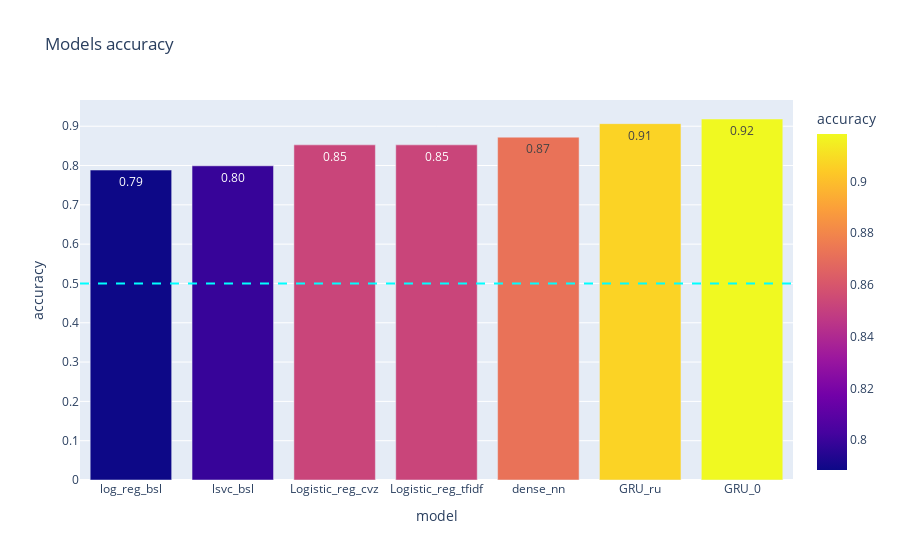
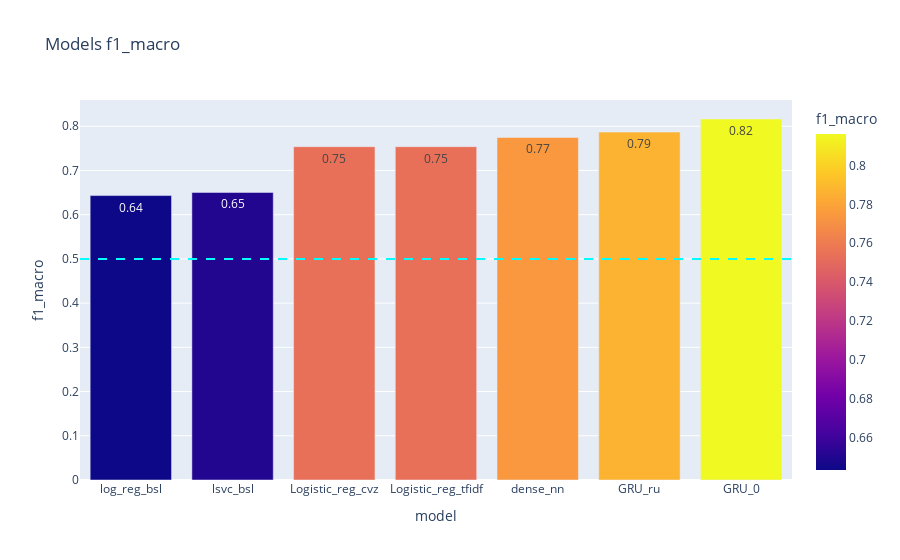
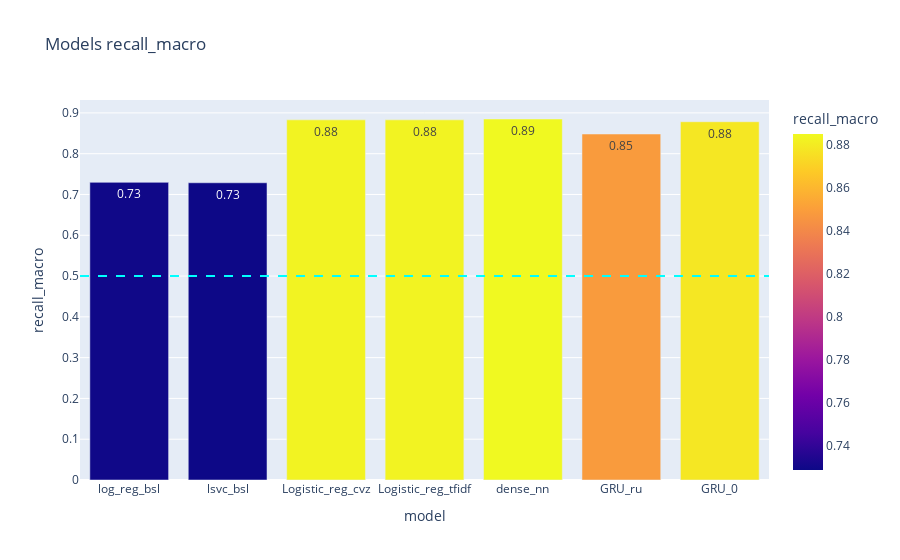
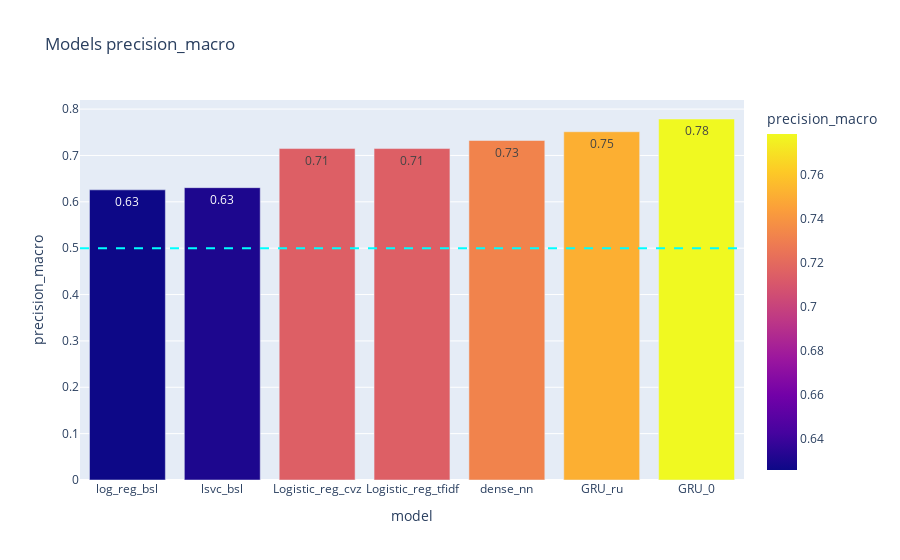

Notebook code cell kept with these figures, in order:
### Code cell
# barplot of metrics 
metric_selected = ["accuracy", 
                   "f1_macro", "recall_macro", "precision_macro", 
                   "recall_0", "precision_0"]

for met in metric_selected:
    barplot_metric_mult(df,met)

### Figure 1 — Plotly figure (JSON) as saved in the notebook; plotly's stock layout.template omitted (floating-point values rounded to 4 significant figures)
{"data": [{"alignmentgroup": "True", "hovertemplate": "model=%{x}<br>accuracy=%{marker.color}<extra></extra>", "legendgroup": "", "marker": {"color": [0.7885, 0.7993, 0.8526, 0.8526, 0.8722, 0.9066, 0.9184], "coloraxis": "coloraxis", "pattern": {"shape": ""}}, "name": "", "offsetgroup": "", "orientation": "v", "showlegend": false, "textposition": "auto", "texttemplate": "%{y:.2f}", "type": "bar", "x": ["log_reg_bsl", "lsvc_bsl", "Logistic_reg_cvz", "Logistic_reg_tfidf", "dense_nn", "GRU_ru", "GRU_0"], "xaxis": "x", "y": [0.7885, 0.7993, 0.8526, 0.8526, 0.8722, 0.9066, 0.9184], "yaxis": "y"}], "layout": {"barmode": "relative", "coloraxis": {"colorbar": {"title": {"text": "accuracy"}}, "colorscale": [[0, "#0d0887"], [0.1111, "#46039f"], [0.2222, "#7201a8"], [0.3333, "#9c179e"], [0.4444, "#bd3786"], [0.5556, "#d8576b"], [0.6667, "#ed7953"], [0.7778, "#fb9f3a"], [0.8889, "#fdca26"], [1, "#f0f921"]]}, "legend": {"tracegroupgap": 0}, "shapes": [{"line": {"color": "cyan", "dash": "dash"}, "type": "line", "x0": 0, "x1": 1, "xref": "x domain", "y0": 0.5, "y1": 0.5, "yref": "y"}], "title": {"text": "Models accuracy"}, "xaxis": {"anchor": "y", "domain": [0, 1], "title": {"text": "model"}}, "yaxis": {"anchor": "x", "domain": [0, 1], "dtick": 0.1, "tick0": 0, "title": {"text": "accuracy"}}}}

### Figure 2 — Plotly figure (JSON) as saved in the notebook; plotly's stock layout.template omitted (floating-point values rounded to 4 significant figures)
{"data": [{"alignmentgroup": "True", "hovertemplate": "model=%{x}<br>f1_macro=%{marker.color}<extra></extra>", "legendgroup": "", "marker": {"color": [0.6432, 0.6503, 0.7537, 0.7537, 0.7745, 0.7867, 0.8163], "coloraxis": "coloraxis", "pattern": {"shape": ""}}, "name": "", "offsetgroup": "", "orientation": "v", "showlegend": false, "textposition": "auto", "texttemplate": "%{y:.2f}", "type": "bar", "x": ["log_reg_bsl", "lsvc_bsl", "Logistic_reg_cvz", "Logistic_reg_tfidf", "dense_nn", "GRU_ru", "GRU_0"], "xaxis": "x", "y": [0.6432, 0.6503, 0.7537, 0.7537, 0.7745, 0.7867, 0.8163], "yaxis": "y"}], "layout": {"barmode": "relative", "coloraxis": {"colorbar": {"title": {"text": "f1_macro"}}, "colorscale": [[0, "#0d0887"], [0.1111, "#46039f"], [0.2222, "#7201a8"], [0.3333, "#9c179e"], [0.4444, "#bd3786"], [0.5556, "#d8576b"], [0.6667, "#ed7953"], [0.7778, "#fb9f3a"], [0.8889, "#fdca26"], [1, "#f0f921"]]}, "legend": {"tracegroupgap": 0}, "shapes": [{"line": {"color": "cyan", "dash": "dash"}, "type": "line", "x0": 0, "x1": 1, "xref": "x domain", "y0": 0.5, "y1": 0.5, "yref": "y"}], "title": {"text": "Models f1_macro"}, "xaxis": {"anchor": "y", "domain": [0, 1], "title": {"text": "model"}}, "yaxis": {"anchor": "x", "domain": [0, 1], "dtick": 0.1, "tick0": 0, "title": {"text": "f1_macro"}}}}

### Figure 3 — Plotly figure (JSON) as saved in the notebook; plotly's stock layout.template omitted (floating-point values rounded to 4 significant figures)
{"data": [{"alignmentgroup": "True", "hovertemplate": "model=%{x}<br>recall_macro=%{marker.color}<extra></extra>", "legendgroup": "", "marker": {"color": [0.7297, 0.7287, 0.8829, 0.8829, 0.885, 0.8483, 0.8783], "coloraxis": "coloraxis", "pattern": {"shape": ""}}, "name": "", "offsetgroup": "", "orientation": "v", "showlegend": false, "textposition": "auto", "texttemplate": "%{y:.2f}", "type": "bar", "x": ["log_reg_bsl", "lsvc_bsl", "Logistic_reg_cvz", "Logistic_reg_tfidf", "dense_nn", "GRU_ru", "GRU_0"], "xaxis": "x", "y": [0.7297, 0.7287, 0.8829, 0.8829, 0.885, 0.8483, 0.8783], "yaxis": "y"}], "layout": {"barmode": "relative", "coloraxis": {"colorbar": {"title": {"text": "recall_macro"}}, "colorscale": [[0, "#0d0887"], [0.1111, "#46039f"], [0.2222, "#7201a8"], [0.3333, "#9c179e"], [0.4444, "#bd3786"], [0.5556, "#d8576b"], [0.6667, "#ed7953"], [0.7778, "#fb9f3a"], [0.8889, "#fdca26"], [1, "#f0f921"]]}, "legend": {"tracegroupgap": 0}, "shapes": [{"line": {"color": "cyan", "dash": "dash"}, "type": "line", "x0": 0, "x1": 1, "xref": "x domain", "y0": 0.5, "y1": 0.5, "yref": "y"}], "title": {"text": "Models recall_macro"}, "xaxis": {"anchor": "y", "domain": [0, 1], "title": {"text": "model"}}, "yaxis": {"anchor": "x", "domain": [0, 1], "dtick": 0.1, "tick0": 0, "title": {"text": "recall_macro"}}}}

### Figure 4 — Plotly figure (JSON) as saved in the notebook; plotly's stock layout.template omitted (floating-point values rounded to 4 significant figures)
{"data": [{"alignmentgroup": "True", "hovertemplate": "model=%{x}<br>precision_macro=%{marker.color}<extra></extra>", "legendgroup": "", "marker": {"color": [0.6258, 0.6305, 0.7149, 0.7149, 0.7322, 0.7512, 0.7786], "coloraxis": "coloraxis", "pattern": {"shape": ""}}, "name": "", "offsetgroup": "", "orientation": "v", "showlegend": false, "textposition": "auto", "texttemplate": "%{y:.2f}", "type": "bar", "x": ["log_reg_bsl", "lsvc_bsl", "Logistic_reg_cvz", "Logistic_reg_tfidf", "dense_nn", "GRU_ru", "GRU_0"], "xaxis": "x", "y": [0.6258, 0.6305, 0.7149, 0.7149, 0.7322, 0.7512, 0.7786], "yaxis": "y"}], "layout": {"barmode": "relative", "coloraxis": {"colorbar": {"title": {"text": "precision_macro"}}, "colorscale": [[0, "#0d0887"], [0.1111, "#46039f"], [0.2222, "#7201a8"], [0.3333, "#9c179e"], [0.4444, "#bd3786"], [0.5556, "#d8576b"], [0.6667, "#ed7953"], [0.7778, "#fb9f3a"], [0.8889, "#fdca26"], [1, "#f0f921"]]}, "legend": {"tracegroupgap": 0}, "shapes": [{"line": {"color": "cyan", "dash": "dash"}, "type": "line", "x0": 0, "x1": 1, "xref": "x domain", "y0": 0.5, "y1": 0.5, "yref": "y"}], "title": {"text": "Models precision_macro"}, "xaxis": {"anchor": "y", "domain": [0, 1], "title": {"text": "model"}}, "yaxis": {"anchor": "x", "domain": [0, 1], "dtick": 0.1, "tick0": 0, "title": {"text": "precision_macro"}}}}
